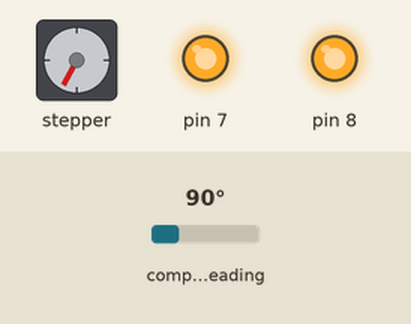
A sketch run on a simulated Arduino Uno, built with avr-gcc and run on an emulated ATmega328P. Shown: stepper motor, output pins drawn as LEDs (lit = HIGH). Wiring (inferred from the names in the program): AS5600 angle sensor at I2C address 0x36. The test bench sets the inputs (shaded band); at power-on: compass heading 90°. Stepper angles assume 3200 steps per turn.

Above: at 1.2 s.
1.3 s: compass heading set to 7°
At 1.66 s:
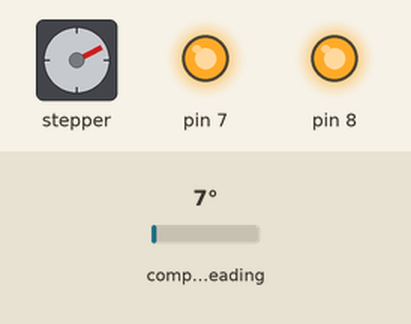
4.3 s: compass heading set to 269°
At 5.1 s:
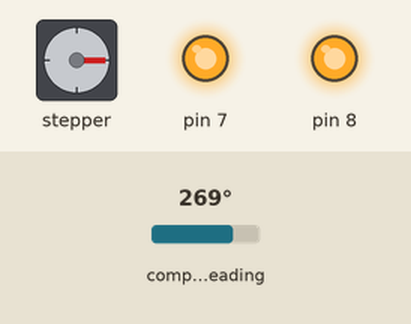
7.3 s: compass heading set to 90°
At 7.74 s:
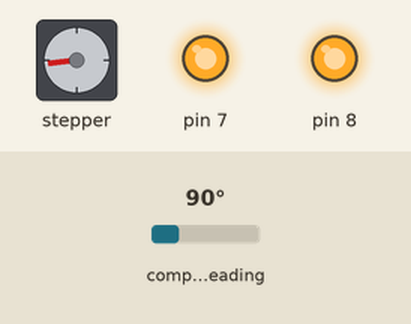
Timing chart, 0 to 31.0 s (numbered marks = the images above; inputs shaded):
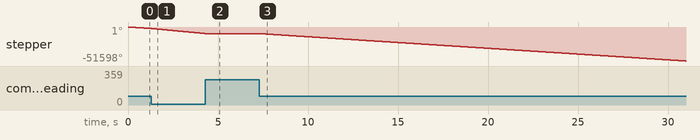

The sketch:

pid_viewer.ino
```cpp
#include <easy_pid.h>
#include "AS5600.h"
#include <Wire.h>
#include "A4988.h"

AMS_5600 ams_5600;
PID_CONTROLLER PID_contorller(2, 0.7, 5, 0.00000001, 0.7);
float feedback = 0;
float output = 0;
int throttle = 0;
int get_p = 0;

bool arrive = 0;

#define MOTOR_STEPS 200
#define Micro_step 16
#define DIR 4
#define STEP 3
#define MS1 0
#define MS2 0
#define MS3 0
A4988 stepper(MOTOR_STEPS, DIR, STEP, MS1, MS2, MS3);

int set_point = 270;

/**
 *@Function: convertScaledAngleToDegrees
 * In: angle data from AMS_5600::getScaledAngle
 * Out: human readable degrees as float
 * Description: takes the scaled angle and calculates
 * float value in degrees.
 */
float convertScaledAngleToDegrees(word newAngle)
{
  word startPos = ams_5600.getStartPosition();
  word endPos = ams_5600.getEndPosition();
  word maxAngle = ams_5600.getMaxAngle();

  float multipler = 0;

  /* max angle and end position are mutually exclusive*/
  if(maxAngle >0)
  {
    if(startPos == 0)
      multipler = (maxAngle*0.0878)/4096;
    else  /*startPos is set to something*/
      multipler = ((maxAngle*0.0878)-(startPos * 0.0878))/4096;
  }
  else
  {
    if((startPos == 0) && (endPos == 0))
      multipler = 0.0878;
    else if ((startPos > 0 ) && (endPos == 0))
      multipler = ((360 * 0.0878) - (startPos * 0.0878)) / 4096;
    else if ((startPos == 0 ) && (endPos > 0))
      multipler = (endPos*0.0878) / 4096;
    else if ((startPos > 0 ) && (endPos > 0))
      multipler = ((endPos*0.0878)-(startPos * 0.0878))/ 4096;
  }
  return (newAngle * multipler);
}

void setup()
{
  pinMode(7,OUTPUT);
  pinMode(8,OUTPUT);
  digitalWrite(7,HIGH);
  digitalWrite(8,HIGH);
	Wire.begin();
	Serial.begin(115200);
	ams_5600.setStartPosition(word(0/0.087));
	ams_5600.setEndPosition(word(355/0.087));
	PID_contorller.setGoal(set_point);
  stepper.begin(1, Micro_step);
}

void loop()
{
	feedback = convertScaledAngleToDegrees(ams_5600.getScaledAngle());
  output = PID_contorller.update(feedback);
  if(output < 0 )
   {
      output *= -1;
      stepper.setRPM(output);
      stepper.move(output);
   }else if(output > 0)
   {
     stepper.setRPM(output);
     stepper.move(-output);
   }
}
```
